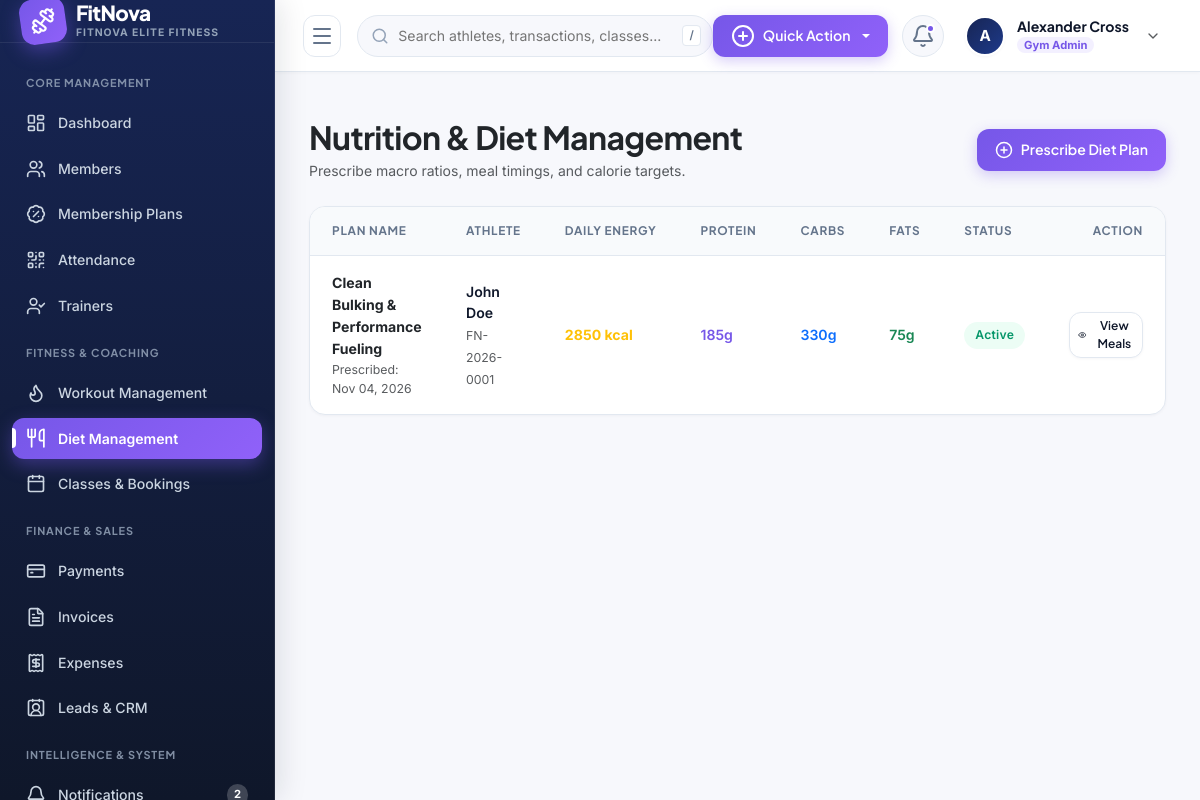
Screenshot of /fitness/diets/ (signed in) with the database file from the repository.
### apps/accounts/models.py (models this page shows, shortened)
class GymOrganization(models.Model):
    name = models.CharField(max_length=200)
    slug = models.SlugField(max_length=220, unique=True)
    logo = models.ImageField(upload_to='organizations/logos/', null=True, blank=True)
    email = models.EmailField()
    phone = models.CharField(max_length=20)
    website = models.URLField(blank=True, default='')
    tax_id = models.CharField(max_length=50, blank=True, default='', verbose_name='Tax/GST ID')
    currency = models.CharField(max_length=10, default='$')
    is_active = models.BooleanField(default=True)
    created_at = models.DateTimeField(auto_now_add=True)
    updated_at = models.DateTimeField(auto_now=True)
    class Meta:
        verbose_name = 'Gym Organization'
        verbose_name_plural = 'Gym Organizations'
        ordering = ['name']

class User(AbstractUser):
    class Role(models.TextChoices):
        SUPER_ADMIN = 'SUPER_ADMIN', _('Super Admin')
        GYM_ADMIN = 'GYM_ADMIN', _('Gym Admin')
        STAFF = 'STAFF', _('Receptionist / Staff')
        TRAINER = 'TRAINER', _('Trainer')
        MEMBER = 'MEMBER', _('Gym Member')
    class Gender(models.TextChoices):
        MALE = 'MALE', _('Male')
        FEMALE = 'FEMALE', _('Female')
        OTHER = 'OTHER', _('Other')
    role = models.CharField(
        max_length=20,
        choices=Role.choices,
        default=Role.MEMBER,
        db_index=True
    )
    organization = models.ForeignKey(
        GymOrganization,
        on_delete=models.CASCADE,
        null=True,
        blank=True,
        related_name='users'
    )
    branch = models.ForeignKey(
        GymBranch,
        on_delete=models.SET_NULL,
        null=True,
        blank=True,
        related_name='branch_users'
    )
    phone = models.CharField(max_length=20, blank=True, default='')
    profile_picture = models.ImageField(upload_to='profiles/', null=True, blank=True)
    gender = models.CharField(max_length=10, choices=Gender.choices, default=Gender.MALE)
    date_of_birth = models.DateField(null=True, blank=True)
    address = models.TextField(blank=True, default='')
    is_verified = models.BooleanField(default=True)
    class Meta:
        ordering = ['-date_joined']
        indexes = [
            models.Index(fields=['organization', 'role']),
            models.Index(fields=['email']),
        ]
    @property
    def is_super_admin(self):
        return self.role == self.Role.SUPER_ADMIN or self.is_superuser
    @property
    def is_member(self):
        return self.role == self.Role.MEMBER

### apps/fitness/models.py (models this page shows, shortened)
class DietPlan(models.Model):
    member = models.ForeignKey(
        'members.Member',
        on_delete=models.CASCADE,
        related_name='diet_plans'
    )
    trainer = models.ForeignKey(
        'trainers.Trainer',
        on_delete=models.SET_NULL,
        null=True,
        blank=True,
        related_name='created_diet_plans'
    )
    name = models.CharField(max_length=150)
    daily_calories = models.PositiveIntegerField(default=2200)
    protein_grams = models.PositiveIntegerField(default=150)
    carbs_grams = models.PositiveIntegerField(default=200)
    fats_grams = models.PositiveIntegerField(default=60)
    water_liters = models.DecimalField(max_digits=4, decimal_places=1, default=3.0)
    is_active = models.BooleanField(default=True)
    notes = models.TextField(blank=True, default='')
    created_at = models.DateTimeField(auto_now_add=True)
    class Meta:
        ordering = ['-created_at']
        verbose_name = 'Diet Plan'
        verbose_name_plural = 'Diet Plans'

### apps/members/models.py (models this page shows, shortened)
class Member(models.Model):
    class Status(models.TextChoices):
        ACTIVE = 'ACTIVE', 'Active'
        INACTIVE = 'INACTIVE', 'Inactive'
        EXPIRED = 'EXPIRED', 'Expired'
        PENDING = 'PENDING', 'Pending Verification'
    user = models.OneToOneField(
        settings.AUTH_USER_MODEL,
        on_delete=models.CASCADE,
        related_name='member_profile'
    )
    organization = models.ForeignKey(
        GymOrganization,
        on_delete=models.CASCADE,
        related_name='members'
    )
    branch = models.ForeignKey(
        GymBranch,
        on_delete=models.SET_NULL,
        null=True,
        blank=True,
        related_name='members'
    )
    member_id = models.CharField(max_length=50, unique=True, db_index=True)
    emergency_contact_name = models.CharField(max_length=150, blank=True, default='')
    emergency_contact_phone = models.CharField(max_length=20, blank=True, default='')
    blood_group = models.CharField(max_length=10, blank=True, default='')
    medical_history = models.TextField(blank=True, default='')
    fitness_goals = models.TextField(blank=True, default='')
    qr_token = models.UUIDField(default=uuid.uuid4, unique=True, editable=False)
    qr_code = models.ImageField(upload_to='members/qr_codes/', blank=True, null=True)
    status = models.CharField(max_length=20, choices=Status.choices, default=Status.PENDING, db_index=True)
    joined_date = models.DateField(default=timezone.now)
    assigned_trainer = models.ForeignKey(
        'trainers.Trainer',
        on_delete=models.SET_NULL,
        null=True,
        blank=True,
        related_name='assigned_members'
    )
    notes = models.TextField(blank=True, default='')
    class Meta:
        ordering = ['-joined_date', '-id']
        verbose_name = 'Gym Member'
        verbose_name_plural = 'Gym Members'
    @property
    def full_name(self):
        return self.user.get_full_name() or self.user.username

### apps/fitness/views.py (the view)
# urls.py: path('diets/', views.diet_list, name='diet_list'),
@login_required
def diet_list(request):
    diets = FitnessService.get_scoped_diets(request.user)
    paginator = Paginator(diets, 10)
    page_obj = paginator.get_page(request.GET.get('page'))
    return render(request, 'fitness/diet_list.html', {'page_obj': page_obj})

### apps/accounts/context_processors.py (called while the page is built)
def global_fitnova_context(request):
    if not request.user.is_authenticated:
        return {}
    unread_count = 0
    recent_notifications = []
    try:
        notifications_qs = request.user.notifications.all()
        unread_count = notifications_qs.filter(is_read=False).count()
        recent_notifications = notifications_qs[:5]
    except Exception:
        pass
    return {
        'unread_notifications_count': unread_count,
        'recent_notifications': recent_notifications,
        'current_org': getattr(request.user, 'organization', None),
        'current_branch': getattr(request.user, 'branch', None),
    }

### apps/fitness/services.py (called while the page is built, shortened)
    @staticmethod
    def get_scoped_diets(user):
        if user.is_super_admin:
            return DietPlan.objects.select_related('member__user', 'trainer__user').prefetch_related('meals').all()

### templates/fitness/diet_list.html (shortened to what this page needs)
{% extends 'base.html' %}
{% block content %}
<div class="row g-4 mb-4">
  <div class="col-12 d-flex flex-wrap align-items-center justify-content-between gap-3">
    <div>
      <h2 class="fw-bold text-dark mb-1">Nutrition & Diet Management</h2>
      <p class="text-muted small mb-0">Prescribe macro ratios, meal timings, and calorie targets.</p>
    </div>
    <div>
      <a href="{% url 'fitness:diet_create' %}" class="btn btn-fn-accent">
        <i data-lucide="plus-circle" style="width: 18px;"></i>
        <span>Prescribe Diet Plan</span>
      </a>
    </div>
  </div>
  <div class="col-12">
    <div class="fn-table-responsive">
      <table class="fn-table">
        <thead>
          <tr>
            <th>Plan Name</th>
            <th>Athlete</th>
            <th>Daily Energy</th>
            <th>Protein</th>
            <th>Carbs</th>
            <th>Fats</th>
            <th>Status</th>
            <th class="text-end">Action</th>
          </tr>
        </thead>
        <tbody>
          {% for d in page_obj %}
          <tr>
            <td>
              <a href="{% url 'fitness:diet_detail' d.id %}" class="fw-bold text-dark text-decoration-none hover-primary">{{ d.name }}</a>
              <div class="text-muted small">Prescribed: {{ d.created_at|date:"M d, Y" }}</div>
            </td>
            <td>
              <div class="fw-semibold">{{ d.member.full_name }}</div>
              <small class="text-muted">{{ d.member.member_id }}</small>
            </td>
            <td><span class="fw-bold text-warning">{{ d.daily_calories }} kcal</span></td>
            <td><span class="fw-semibold" style="color: #7657E8;">{{ d.protein_grams }}g</span></td>
            <td><span class="fw-semibold text-primary">{{ d.carbs_grams }}g</span></td>
            <td><span class="fw-semibold text-success">{{ d.fats_grams }}g</span></td>
            <td>
              {% if d.is_active %}
              <span class="fn-badge fn-badge-success">Active</span>
              {% else %}
              <span class="fn-badge fn-badge-muted">Archived</span>
              {% endif %}
            </td>
            <td class="text-end">
              <a href="{% url 'fitness:diet_detail' d.id %}" class="btn btn-sm btn-fn-outline py-1 px-2" style="font-size: 0.75rem;">
                <i data-lucide="eye" style="width: 14px;"></i> View Meals
              </a>
            </td>
          </tr>
          {% endfor %}
        </tbody>
      </table>
    </div>
  </div>
</div>
{% endblock %}

### templates/base.html (shortened to what this page needs)
{% load static %}
<!DOCTYPE html>
<html lang="en">
<head>
  <link href="https://cdn.jsdelivr.net/npm/bootstrap@5.3.3/dist/css/bootstrap.min.css" rel="stylesheet">
  <link rel="stylesheet" href="{% static 'css/fitnova.css' %}">
</head>
<body>
<div class="fn-app-wrapper">
  <aside class="fn-sidebar">
    <a href="{% url 'dashboard:index' %}" class="fn-sidebar-brand">
      <div class="fn-brand-logo-icon">
        <i data-lucide="dumbbell"></i>
      </div>
      <div class="fn-brand-text">
        <span class="fn-brand-title">FitNova</span>
        <span class="fn-brand-badge">{{ current_org.name|default:"GYM SAAS" }}</span>
      </div>
    </a>
    <div class="fn-sidebar-nav">
      <div class="fn-nav-header-title">Core Management</div>
      <a href="{% url 'dashboard:index' %}" class="fn-nav-link {% if request.resolver_match.app_name == 'dashboard' and request.resolver_match.url_name == 'index' %}active{% endif %}">
        <i data-lucide="layout-dashboard"></i>
        <span class="fn-nav-text">Dashboard</span>
      </a>
      {% if not user.is_member %}
      <a href="{% url 'members:member_list' %}" class="fn-nav-link {% if request.resolver_match.app_name == 'members' %}active{% endif %}">
        <i data-lucide="users"></i>
        <span class="fn-nav-text">Members</span>
      </a>
      {% endif %}
      {% if not user.is_member %}
      <a href="{% url 'memberships:plan_list' %}" class="fn-nav-link {% if request.resolver_match.app_name == 'memberships' %}active{% endif %}">
        <i data-lucide="badge-percent"></i>
        <span class="fn-nav-text">Membership Plans</span>
      </a>
      {% endif %}
      <a href="{% url 'attendance:attendance_list' %}" class="fn-nav-link {% if request.resolver_match.app_name == 'attendance' %}active{% endif %}">
        <i data-lucide="qr-code"></i>
        <span class="fn-nav-text">Attendance</span>
      </a>
      {% if not user.is_member %}
      <a href="{% url 'trainers:trainer_list' %}" class="fn-nav-link {% if request.resolver_match.app_name == 'trainers' %}active{% endif %}">
        <i data-lucide="user-check"></i>
        <span class="fn-nav-text">Trainers</span>
      </a>
      {% endif %}
      <div class="fn-nav-header-title">Fitness & Coaching</div>
      <a href="{% url 'fitness:workout_list' %}" class="fn-nav-link {% if request.resolver_match.app_name == 'fitness' and 'workout' in request.path %}active{% endif %}">
        <i data-lucide="flame"></i>
        <span class="fn-nav-text">Workout Management</span>
      </a>
      <a href="{% url 'fitness:diet_list' %}" class="fn-nav-link {% if request.resolver_match.app_name == 'fitness' and 'diet' in request.path %}active{% endif %}">
        <i data-lucide="utensils"></i>
        <span class="fn-nav-text">Diet Management</span>
      </a>
      <a href="{% url 'classes:class_list' %}" class="fn-nav-link {% if request.resolver_match.app_name == 'classes' %}active{% endif %}">
        <i data-lucide="calendar"></i>
        <span class="fn-nav-text">Classes & Bookings</span>
      </a>
      {% if not user.is_member %}
      <div class="fn-nav-header-title">Finance & Sales</div>
      <a href="{% url 'payments:payment_list' %}" class="fn-nav-link {% if request.resolver_match.app_name == 'payments' and request.resolver_match.url_name == 'payment_list' %}active{% endif %}">
        <i data-lucide="credit-card"></i>
        <span class="fn-nav-text">Payments</span>
      </a>
      <a href="{% url 'payments:invoice_list' %}" class="fn-nav-link {% if request.resolver_match.app_name == 'payments' and 'invoice' in request.path %}active{% endif %}">
        <i data-lucide="file-text"></i>
        <span class="fn-nav-text">Invoices</span>
      </a>
      <a href="{% url 'payments:expense_list' %}" class="fn-nav-link {% if request.resolver_match.app_name == 'payments' and 'expense' in request.path %}active{% endif %}">
        <i data-lucide="receipt"></i>
        <span class="fn-nav-text">Expenses</span>
      </a>
      <a href="{% url 'crm:lead_list' %}" class="fn-nav-link {% if request.resolver_match.app_name == 'crm' %}active{% endif %}">
        <i data-lucide="contact-round"></i>
        <span class="fn-nav-text">Leads & CRM</span>
      </a>
      {% endif %}
      <div class="fn-nav-header-title">Intelligence & System</div>
      <a href="{% url 'notifications:list' %}" class="fn-nav-link {% if request.resolver_match.app_name == 'notifications' %}active{% endif %}">
        <i data-lucide="bell"></i>
        <span class="fn-nav-text">Notifications</span>
        {% if unread_notifications_count > 0 %}
        <span class="fn-nav-badge">{{ unread_notifications_count }}</span>
        {% endif %}
      </a>
    </div>
  </aside>
  <main class="fn-main-content">
    <header class="fn-topbar">
      <div class="fn-topbar-left">
        <button type="button" class="fn-sidebar-toggle-btn" id="fnSidebarToggle" title="Toggle Navigation">
          <i data-lucide="menu"></i>
        </button>
        <form action="{% url 'dashboard:search' %}" method="GET" class="fn-global-search">
          <input type="text" name="q" id="fnGlobalSearchInput" placeholder="Search athletes, transactions, classes..." value="{{ request.GET.q }}">
          <span class="fn-search-badge">/</span>
        </form>
      </div>
      <div class="fn-topbar-right">
        {% if not user.is_member %}
        <div class="dropdown">
          <button class="btn-fn-accent dropdown-toggle" type="button" data-bs-toggle="dropdown" aria-expanded="false">
            <i data-lucide="plus-circle"></i>
            <span>Quick Action</span>
          </button>
        </div>
        {% endif %}
        <div class="dropdown">
          <a href="#" class="fn-icon-btn {% if unread_notifications_count > 0 %}has-unread{% endif %}" data-bs-toggle="dropdown" aria-expanded="false" title="Notification Center">
            <i data-lucide="bell"></i>
            {% if unread_notifications_count > 0 %}
            <span class="fn-badge-dot"></span>
            {% endif %}
          </a>
        </div>
        <div class="dropdown">
          <div class="fn-user-dropdown" data-bs-toggle="dropdown" aria-expanded="false">
            <div class="fn-avatar">
              {% if user.profile_picture %}
              <img src="{{ user.profile_picture.url }}" alt="{{ user.first_name }}">
              {% else %}
              {{ user.first_name|default:user.username|make_list|first|upper }}
              {% endif %}
            </div>
            <div class="fn-user-meta d-none d-md-flex">
              <span class="fn-user-name">{{ user.get_full_name|default:user.username }}</span>
              <span class="fn-user-role-badge">{{ user.get_role_display }}</span>
            </div>
            <i data-lucide="chevron-down" class="text-muted ms-1" style="width: 16px;"></i>
          </div>
        </div>
      </div>
    </header>
    <div class="container-fluid px-4 pt-3">
    </div>
    <div class="fn-page-container fn-animate-in">
      {% block content %}{% endblock %}
    </div>
  </main>
</div>
</body>
</html>

### rows the page displays
GymOrganization: name "FITNOVA ELITE FITNESS"
User: first_name|make_list "A", get_full_name "Alexander Cross", role "Gym Admin"
DietPlan: name "Clean Bulking & Performance Fueling", created_at "Nov 04, 2026", member.full_name "John Doe", member.member_id "FN-2026-0001", daily_calories "2850", protein_grams "185", carbs_grams "330", fats_grams "75", is_active "Active"

### other values shown
{{ unread_notifications_count }} "2"
